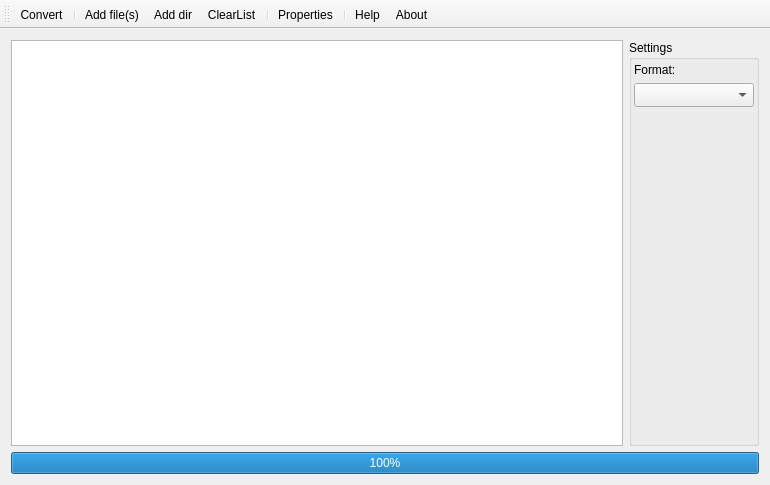
<?xml version="1.0" encoding="UTF-8"?>
<ui version="4.0">
 <class>MainWindow</class>
 <widget class="QMainWindow" name="MainWindow">
  <property name="geometry">
   <rect>
    <x>0</x>
    <y>0</y>
    <width>770</width>
    <height>485</height>
   </rect>
  </property>
  <property name="windowTitle">
   <string>Amulet</string>
  </property>
  <property name="windowIcon">
   <iconset>
    <normaloff>:/icons/amulet.png</normaloff>:/icons/amulet.png</iconset>
  </property>
  <widget class="QWidget" name="centralWidget">
   <layout class="QVBoxLayout" name="verticalLayout">
    <item>
     <layout class="QHBoxLayout" name="horizontalLayout" stretch="0,0">
      <item>
       <widget class="DropTableView" name="queueTableView">
        <property name="dragDropMode">
         <enum>QAbstractItemView::DropOnly</enum>
        </property>
        <property name="alternatingRowColors">
         <bool>true</bool>
        </property>
        <property name="selectionMode">
         <enum>QAbstractItemView::ExtendedSelection</enum>
        </property>
        <property name="selectionBehavior">
         <enum>QAbstractItemView::SelectRows</enum>
        </property>
        <property name="verticalScrollMode">
         <enum>QAbstractItemView::ScrollPerPixel</enum>
        </property>
        <property name="horizontalScrollMode">
         <enum>QAbstractItemView::ScrollPerPixel</enum>
        </property>
        <property name="showGrid">
         <bool>false</bool>
        </property>
        <property name="gridStyle">
         <enum>Qt::NoPen</enum>
        </property>
        <property name="wordWrap">
         <bool>false</bool>
        </property>
        <property name="cornerButtonEnabled">
         <bool>false</bool>
        </property>
        <attribute name="horizontalHeaderVisible">
         <bool>false</bool>
        </attribute>
        <attribute name="horizontalHeaderCascadingSectionResizes">
         <bool>true</bool>
        </attribute>
        <attribute name="horizontalHeaderDefaultSectionSize">
         <number>300</number>
        </attribute>
        <attribute name="horizontalHeaderHighlightSections">
         <bool>false</bool>
        </attribute>
        <attribute name="horizontalHeaderStretchLastSection">
         <bool>true</bool>
        </attribute>
        <attribute name="verticalHeaderVisible">
         <bool>false</bool>
        </attribute>
       </widget>
      </item>
      <item>
       <widget class="QGroupBox" name="settingsGrp">
        <property name="minimumSize">
         <size>
          <width>130</width>
          <height>0</height>
         </size>
        </property>
        <property name="maximumSize">
         <size>
          <width>130</width>
          <height>16777215</height>
         </size>
        </property>
        <property name="title">
         <string>Settings</string>
        </property>
        <layout class="QVBoxLayout" name="verticalLayout_2">
         <property name="margin">
          <number>2</number>
         </property>
         <item>
          <layout class="QGridLayout" name="settingsLayout">
           <item row="0" column="0">
            <widget class="QLabel" name="formatLabel">
             <property name="minimumSize">
              <size>
               <width>100</width>
               <height>15</height>
              </size>
             </property>
             <property name="text">
              <string>Format:</string>
             </property>
            </widget>
           </item>
           <item row="1" column="0">
            <widget class="QComboBox" name="formatBox">
             <property name="minimumSize">
              <size>
               <width>100</width>
               <height>24</height>
              </size>
             </property>
            </widget>
           </item>
           <item row="2" column="0">
            <widget class="QStackedWidget" name="stackedWidget"/>
           </item>
          </layout>
         </item>
        </layout>
       </widget>
      </item>
     </layout>
    </item>
    <item>
     <widget class="QProgressBar" name="progressBar">
      <property name="maximum">
       <number>1</number>
      </property>
      <property name="value">
       <number>1</number>
      </property>
     </widget>
    </item>
   </layout>
  </widget>
  <widget class="QToolBar" name="toolBar">
   <property name="windowTitle">
    <string>toolBar</string>
   </property>
   <attribute name="toolBarArea">
    <enum>TopToolBarArea</enum>
   </attribute>
   <attribute name="toolBarBreak">
    <bool>false</bool>
   </attribute>
   <addaction name="actionConvert"/>
   <addaction name="separator"/>
   <addaction name="actionAddFiles"/>
   <addaction name="actionAddDir"/>
   <addaction name="actionClearList"/>
   <addaction name="separator"/>
   <addaction name="actionProperties"/>
   <addaction name="separator"/>
   <addaction name="actionHelp"/>
   <addaction name="actionAbout"/>
  </widget>
  <action name="actionAddFiles">
   <property name="text">
    <string>Add file(s)...</string>
   </property>
  </action>
  <action name="actionAddDir">
   <property name="text">
    <string>Add dir...</string>
   </property>
  </action>
  <action name="actionConvert">
   <property name="text">
    <string>Convert</string>
   </property>
  </action>
  <action name="actionProperties">
   <property name="text">
    <string>Properties</string>
   </property>
  </action>
  <action name="actionAbout">
   <property name="text">
    <string>About</string>
   </property>
  </action>
  <action name="actionClearList">
   <property name="text">
    <string>ClearList</string>
   </property>
  </action>
  <action name="actionDelete">
   <property name="text">
    <string>Delete</string>
   </property>
   <property name="shortcut">
    <string>Del</string>
   </property>
  </action>
  <action name="actionHelp">
   <property name="text">
    <string>Help</string>
   </property>
   <property name="shortcut">
    <string>F1</string>
   </property>
  </action>
 </widget>
 <layoutdefault spacing="6" margin="11"/>
 <customwidgets>
  <customwidget>
   <class>DropTableView</class>
   <extends>QTableView</extends>
   <header>drop_table_view.hpp</header>
  </customwidget>
 </customwidgets>
 <resources/>
 <connections/>
</ui>
